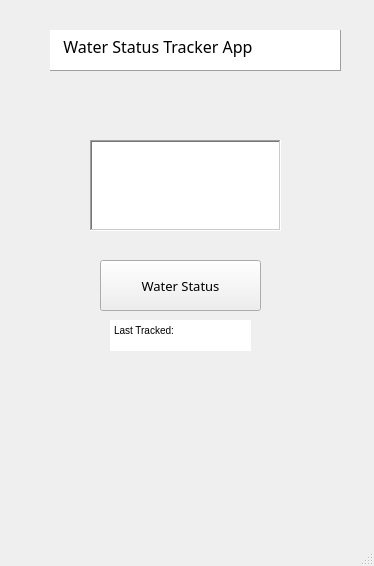
<?xml version="1.0" encoding="UTF-8"?>
<ui version="4.0">
 <class>MainWindow</class>
 <widget class="QMainWindow" name="MainWindow">
  <property name="geometry">
   <rect>
    <x>0</x>
    <y>0</y>
    <width>374</width>
    <height>566</height>
   </rect>
  </property>
  <property name="windowTitle">
   <string>Water Status Tracker</string>
  </property>
  <widget class="QWidget" name="centralwidget">
   <widget class="QPushButton" name="pushButton">
    <property name="geometry">
     <rect>
      <x>100</x>
      <y>260</y>
      <width>161</width>
      <height>51</height>
     </rect>
    </property>
    <property name="font">
     <font>
      <family>Headline R</family>
      <pointsize>10</pointsize>
     </font>
    </property>
    <property name="text">
     <string>Water Status</string>
    </property>
    <property name="checkable">
     <bool>true</bool>
    </property>
   </widget>
   <widget class="QTextEdit" name="textEdit">
    <property name="geometry">
     <rect>
      <x>90</x>
      <y>140</y>
      <width>191</width>
      <height>91</height>
     </rect>
    </property>
    <property name="autoFillBackground">
     <bool>false</bool>
    </property>
    <property name="frameShape">
     <enum>QFrame::WinPanel</enum>
    </property>
    <property name="html">
     <string>&lt;!DOCTYPE HTML PUBLIC &quot;-//W3C//DTD HTML 4.0//EN&quot; &quot;http://www.w3.org/TR/REC-html40/strict.dtd&quot;&gt;
&lt;html&gt;&lt;head&gt;&lt;meta name=&quot;qrichtext&quot; content=&quot;1&quot; /&gt;&lt;style type=&quot;text/css&quot;&gt;
p, li { white-space: pre-wrap; }
&lt;/style&gt;&lt;/head&gt;&lt;body style=&quot; font-family:'MS Shell Dlg 2'; font-size:7.8pt; font-weight:400; font-style:normal;&quot;&gt;
&lt;p style=&quot;-qt-paragraph-type:empty; margin-top:0px; margin-bottom:0px; margin-left:0px; margin-right:0px; -qt-block-indent:0; text-indent:0px;&quot;&gt;&lt;br /&gt;&lt;/p&gt;&lt;/body&gt;&lt;/html&gt;</string>
    </property>
   </widget>
   <widget class="QTextEdit" name="textEdit_2">
    <property name="geometry">
     <rect>
      <x>110</x>
      <y>320</y>
      <width>141</width>
      <height>31</height>
     </rect>
    </property>
    <property name="autoFillBackground">
     <bool>true</bool>
    </property>
    <property name="frameShape">
     <enum>QFrame::NoFrame</enum>
    </property>
    <property name="frameShadow">
     <enum>QFrame::Plain</enum>
    </property>
    <property name="lineWidth">
     <number>0</number>
    </property>
    <property name="html">
     <string>&lt;!DOCTYPE HTML PUBLIC &quot;-//W3C//DTD HTML 4.0//EN&quot; &quot;http://www.w3.org/TR/REC-html40/strict.dtd&quot;&gt;
&lt;html&gt;&lt;head&gt;&lt;meta name=&quot;qrichtext&quot; content=&quot;1&quot; /&gt;&lt;style type=&quot;text/css&quot;&gt;
p, li { white-space: pre-wrap; }
&lt;/style&gt;&lt;/head&gt;&lt;body style=&quot; font-family:'MS Shell Dlg 2'; font-size:7.8pt; font-weight:400; font-style:normal;&quot;&gt;
&lt;p style=&quot; margin-top:0px; margin-bottom:0px; margin-left:0px; margin-right:0px; -qt-block-indent:0; text-indent:0px;&quot;&gt;Last Tracked: &lt;/p&gt;&lt;/body&gt;&lt;/html&gt;</string>
    </property>
   </widget>
   <widget class="QPlainTextEdit" name="plainTextEdit">
    <property name="geometry">
     <rect>
      <x>50</x>
      <y>30</y>
      <width>291</width>
      <height>41</height>
     </rect>
    </property>
    <property name="font">
     <font>
      <family>Sitka</family>
      <pointsize>12</pointsize>
     </font>
    </property>
    <property name="frameShape">
     <enum>QFrame::Panel</enum>
    </property>
    <property name="frameShadow">
     <enum>QFrame::Raised</enum>
    </property>
    <property name="plainText">
     <string>  Water Status Tracker App</string>
    </property>
   </widget>
  </widget>
  <widget class="QMenuBar" name="menubar">
   <property name="geometry">
    <rect>
     <x>0</x>
     <y>0</y>
     <width>374</width>
     <height>26</height>
    </rect>
   </property>
  </widget>
  <widget class="QStatusBar" name="statusbar"/>
 </widget>
 <resources/>
 <connections/>
</ui>
